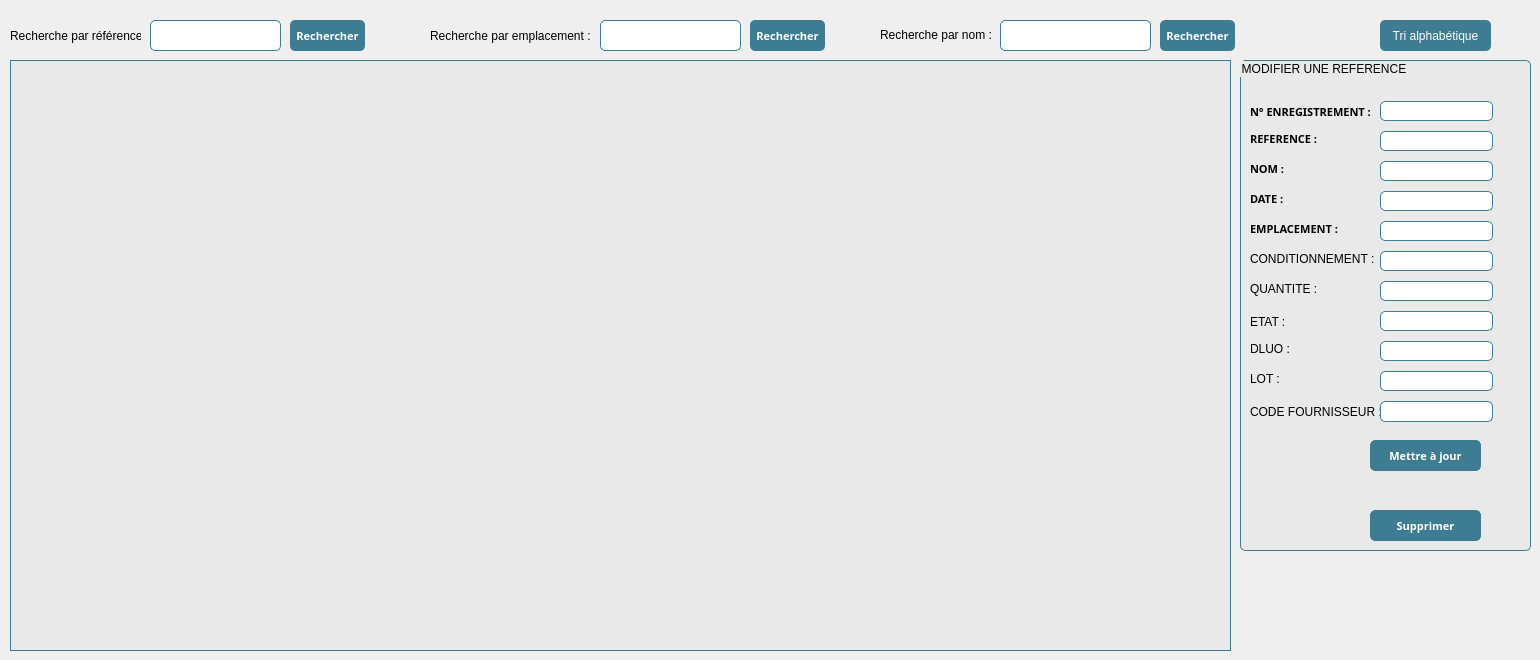
    <widget class="QWidget" name="tab_6">
     <attribute name="title">
      <string>Gestion du stock</string>
     </attribute>
     <widget class="QTableView" name="listDatabase">
      <property name="geometry">
       <rect>
        <x>10</x>
        <y>60</y>
        <width>1221</width>
        <height>591</height>
       </rect>
      </property>
      <property name="maximumSize">
       <size>
        <width>16777215</width>
        <height>16777215</height>
       </size>
      </property>
      <property name="font">
       <font>
        <family>Malgun Gothic</family>
        <pointsize>8</pointsize>
        <weight>75</weight>
        <italic>false</italic>
        <bold>true</bold>
       </font>
      </property>
      <property name="styleSheet">
       <string notr="true">background-color: rgb(233, 233, 233);
border:1px solid rgb(62, 124, 146);
text-align:justify;
</string>
      </property>
     </widget>
     <widget class="QPushButton" name="search_Database">
      <property name="geometry">
       <rect>
        <x>290</x>
        <y>20</y>
        <width>75</width>
        <height>31</height>
       </rect>
      </property>
      <property name="font">
       <font>
        <family>Malgun Gothic</family>
        <pointsize>8</pointsize>
        <weight>75</weight>
        <italic>false</italic>
        <bold>true</bold>
       </font>
      </property>
      <property name="styleSheet">
       <string notr="true">background-color: rgb(62, 124, 146);
color: rgb(255, 255, 255);
border-radius: 5px;</string>
      </property>
      <property name="text">
       <string>Rechercher</string>
      </property>
     </widget>
     <widget class="QLineEdit" name="searchRef">
      <property name="geometry">
       <rect>
        <x>150</x>
        <y>20</y>
        <width>131</width>
        <height>31</height>
       </rect>
      </property>
      <property name="styleSheet">
       <string notr="true">background-color: rgb(255, 255, 255);
border-radius: 5px;
border:1px solid rgb(62, 124, 146);
</string>
      </property>
     </widget>
     <widget class="QLabel" name="label_11">
      <property name="geometry">
       <rect>
        <x>10</x>
        <y>20</y>
        <width>131</width>
        <height>31</height>
       </rect>
      </property>
      <property name="text">
       <string>Recherche par référence :</string>
      </property>
     </widget>
     <widget class="QLabel" name="label_12">
      <property name="geometry">
       <rect>
        <x>430</x>
        <y>20</y>
        <width>161</width>
        <height>31</height>
       </rect>
      </property>
      <property name="text">
       <string>Recherche par emplacement :</string>
      </property>
     </widget>
     <widget class="QLineEdit" name="searchLocation">
      <property name="geometry">
       <rect>
        <x>600</x>
        <y>20</y>
        <width>141</width>
        <height>31</height>
       </rect>
      </property>
      <property name="styleSheet">
       <string notr="true">background-color: rgb(255, 255, 255);
border-radius: 5px;
border:1px solid rgb(62, 124, 146);
</string>
      </property>
     </widget>
     <widget class="QPushButton" name="search_Location">
      <property name="geometry">
       <rect>
        <x>750</x>
        <y>20</y>
        <width>75</width>
        <height>31</height>
       </rect>
      </property>
      <property name="font">
       <font>
        <family>Malgun Gothic</family>
        <pointsize>8</pointsize>
        <weight>75</weight>
        <italic>false</italic>
        <bold>true</bold>
       </font>
      </property>
      <property name="styleSheet">
       <string notr="true">background-color: rgb(62, 124, 146);
color: rgb(255, 255, 255);
border-radius: 5px;
</string>
      </property>
      <property name="text">
       <string>Rechercher</string>
      </property>
     </widget>
     <widget class="QGroupBox" name="groupBox">
      <property name="geometry">
       <rect>
        <x>1240</x>
        <y>60</y>
        <width>291</width>
        <height>491</height>
       </rect>
      </property>
      <property name="styleSheet">
       <string notr="true">background-color: rgb(233, 233, 233);
border:1px solid rgb(62, 124, 146);
border-radius: 5px;

</string>
      </property>
      <property name="title">
       <string>MODIFIER UNE REFERENCE</string>
      </property>
      <widget class="QLabel" name="label_13">
       <property name="geometry">
        <rect>
         <x>10</x>
         <y>71</y>
         <width>101</width>
         <height>16</height>
        </rect>
       </property>
       <property name="font">
        <font>
         <family>Malgun Gothic</family>
         <pointsize>8</pointsize>
         <weight>75</weight>
         <italic>false</italic>
         <bold>true</bold>
        </font>
       </property>
       <property name="styleSheet">
        <string notr="true">border: none;</string>
       </property>
       <property name="text">
        <string>REFERENCE :</string>
       </property>
      </widget>
      <widget class="QLabel" name="label_14">
       <property name="geometry">
        <rect>
         <x>10</x>
         <y>131</y>
         <width>41</width>
         <height>16</height>
        </rect>
       </property>
       <property name="font">
        <font>
         <family>Malgun Gothic</family>
         <pointsize>8</pointsize>
         <weight>75</weight>
         <italic>false</italic>
         <bold>true</bold>
        </font>
       </property>
       <property name="styleSheet">
        <string notr="true">border: none;</string>
       </property>
       <property name="text">
        <string>DATE :</string>
       </property>
      </widget>
      <widget class="QLineEdit" name="date_2">
       <property name="geometry">
        <rect>
         <x>140</x>
         <y>131</y>
         <width>113</width>
         <height>20</height>
        </rect>
       </property>
       <property name="styleSheet">
        <string notr="true">background-color: rgb(255, 255, 255);</string>
       </property>
      </widget>
      <widget class="QLabel" name="label_15">
       <property name="geometry">
        <rect>
         <x>10</x>
         <y>161</y>
         <width>101</width>
         <height>16</height>
        </rect>
       </property>
       <property name="font">
        <font>
         <family>Malgun Gothic</family>
         <pointsize>8</pointsize>
         <weight>75</weight>
         <italic>false</italic>
         <bold>true</bold>
        </font>
       </property>
       <property name="styleSheet">
        <string notr="true">border: none;</string>
       </property>
       <property name="text">
        <string>EMPLACEMENT :</string>
       </property>
      </widget>
      <widget class="QLineEdit" name="emplacement">
       <property name="geometry">
        <rect>
         <x>140</x>
         <y>161</y>
         <width>113</width>
         <height>20</height>
        </rect>
       </property>
       <property name="styleSheet">
        <string notr="true">background-color: rgb(255, 255, 255);</string>
       </property>
      </widget>
      <widget class="QLabel" name="label_16">
       <property name="geometry">
        <rect>
         <x>10</x>
         <y>191</y>
         <width>131</width>
         <height>16</height>
        </rect>
       </property>
       <property name="styleSheet">
        <string notr="true">border: none;</string>
       </property>
       <property name="text">
        <string>CONDITIONNEMENT :</string>
       </property>
      </widget>
      <widget class="QLineEdit" name="packaging_2">
       <property name="geometry">
        <rect>
         <x>140</x>
         <y>191</y>
         <width>113</width>
         <height>20</height>
        </rect>
       </property>
       <property name="styleSheet">
        <string notr="true">background-color: rgb(255, 255, 255);</string>
       </property>
      </widget>
      <widget class="QLabel" name="label_17">
       <property name="geometry">
        <rect>
         <x>10</x>
         <y>221</y>
         <width>71</width>
         <height>16</height>
        </rect>
       </property>
       <property name="styleSheet">
        <string notr="true">border: none;</string>
       </property>
       <property name="text">
        <string>QUANTITE :</string>
       </property>
      </widget>
      <widget class="QLineEdit" name="quantite">
       <property name="geometry">
        <rect>
         <x>140</x>
         <y>221</y>
         <width>113</width>
         <height>20</height>
        </rect>
       </property>
       <property name="styleSheet">
        <string notr="true">background-color: rgb(255, 255, 255);</string>
       </property>
      </widget>
      <widget class="QLabel" name="label_18">
       <property name="geometry">
        <rect>
         <x>10</x>
         <y>251</y>
         <width>47</width>
         <height>21</height>
        </rect>
       </property>
       <property name="styleSheet">
        <string notr="true">border: none;</string>
       </property>
       <property name="text">
        <string>ETAT :</string>
       </property>
      </widget>
      <widget class="QLineEdit" name="etat">
       <property name="geometry">
        <rect>
         <x>140</x>
         <y>251</y>
         <width>113</width>
         <height>20</height>
        </rect>
       </property>
       <property name="styleSheet">
        <string notr="true">background-color: rgb(255, 255, 255);</string>
       </property>
      </widget>
      <widget class="QLabel" name="label_19">
       <property name="geometry">
        <rect>
         <x>10</x>
         <y>281</y>
         <width>47</width>
         <height>16</height>
        </rect>
       </property>
       <property name="styleSheet">
        <string notr="true">border: none;</string>
       </property>
       <property name="text">
        <string>DLUO :</string>
       </property>
      </widget>
      <widget class="QLineEdit" name="dluo_2">
       <property name="geometry">
        <rect>
         <x>140</x>
         <y>281</y>
         <width>113</width>
         <height>20</height>
        </rect>
       </property>
       <property name="styleSheet">
        <string notr="true">background-color: rgb(255, 255, 255);</string>
       </property>
      </widget>
      <widget class="QLabel" name="label_20">
       <property name="geometry">
        <rect>
         <x>10</x>
         <y>311</y>
         <width>47</width>
         <height>16</height>
        </rect>
       </property>
       <property name="styleSheet">
        <string notr="true">border: none;</string>
       </property>
       <property name="text">
        <string>LOT :</string>
       </property>
      </widget>
      <widget class="QLineEdit" name="lot_2">
       <property name="geometry">
        <rect>
         <x>140</x>
         <y>311</y>
         <width>113</width>
         <height>20</height>
        </rect>
       </property>
       <property name="styleSheet">
        <string notr="true">background-color: rgb(255, 255, 255);</string>
       </property>
      </widget>
      <widget class="QLabel" name="label_21">
       <property name="geometry">
        <rect>
         <x>10</x>
         <y>341</y>
         <width>131</width>
         <height>21</height>
        </rect>
       </property>
       <property name="styleSheet">
        <string notr="true">border: none;</string>
       </property>
       <property name="text">
        <string>CODE FOURNISSEUR :</string>
       </property>
      </widget>
      <widget class="QLineEdit" name="codef">
       <property name="geometry">
        <rect>
         <x>140</x>
         <y>341</y>
         <width>113</width>
         <height>21</height>
        </rect>
       </property>
       <property name="styleSheet">
        <string notr="true">background-color: rgb(255, 255, 255);</string>
       </property>
      </widget>
      <widget class="QPushButton" name="update_row">
       <property name="geometry">
        <rect>
         <x>130</x>
         <y>380</y>
         <width>111</width>
         <height>31</height>
        </rect>
       </property>
       <property name="font">
        <font>
         <family>Malgun Gothic</family>
         <pointsize>8</pointsize>
         <weight>75</weight>
         <italic>false</italic>
         <bold>true</bold>
        </font>
       </property>
       <property name="styleSheet">
        <string notr="true">background-color: rgb(62, 124, 146);
color: rgb(255, 255, 255);
border-radius: 5px;</string>
       </property>
       <property name="text">
        <string>Mettre à jour</string>
       </property>
      </widget>
      <widget class="QLineEdit" name="id">
       <property name="geometry">
        <rect>
         <x>140</x>
         <y>41</y>
         <width>113</width>
         <height>20</height>
        </rect>
       </property>
       <property name="styleSheet">
        <string notr="true">background-color: rgb(255, 255, 255);</string>
       </property>
      </widget>
      <widget class="QLineEdit" name="ref">
       <property name="geometry">
        <rect>
         <x>140</x>
         <y>71</y>
         <width>113</width>
         <height>20</height>
        </rect>
       </property>
       <property name="styleSheet">
        <string notr="true">background-color: rgb(255, 255, 255);</string>
       </property>
      </widget>
      <widget class="QLabel" name="label">
       <property name="geometry">
        <rect>
         <x>10</x>
         <y>41</y>
         <width>121</width>
         <height>21</height>
        </rect>
       </property>
       <property name="font">
        <font>
         <family>Malgun Gothic</family>
         <pointsize>8</pointsize>
         <weight>75</weight>
         <italic>false</italic>
         <bold>true</bold>
        </font>
       </property>
       <property name="styleSheet">
        <string notr="true">border: none;</string>
       </property>
       <property name="text">
        <string>N° ENREGISTREMENT :</string>
       </property>
      </widget>
      <widget class="QPushButton" name="deleteProduct">
       <property name="geometry">
        <rect>
         <x>130</x>
         <y>450</y>
         <width>111</width>
         <height>31</height>
        </rect>
       </property>
       <property name="font">
        <font>
         <family>Malgun Gothic</family>
         <pointsize>8</pointsize>
         <weight>75</weight>
         <italic>false</italic>
         <bold>true</bold>
        </font>
       </property>
       <property name="styleSheet">
        <string notr="true">background-color: rgb(62, 124, 146);
color: rgb(255, 255, 255);
border-radius: 5px;</string>
       </property>
       <property name="text">
        <string>Supprimer</string>
       </property>
      </widget>
      <widget class="QLineEdit" name="nomProduit">
       <property name="geometry">
        <rect>
         <x>140</x>
         <y>101</y>
         <width>113</width>
         <height>20</height>
        </rect>
       </property>
       <property name="styleSheet">
        <string notr="true">background-color: rgb(255, 255, 255);</string>
       </property>
      </widget>
      <widget class="QLabel" name="label_23">
       <property name="geometry">
        <rect>
         <x>10</x>
         <y>101</y>
         <width>81</width>
         <height>16</height>
        </rect>
       </property>
       <property name="font">
        <font>
         <family>Malgun Gothic</family>
         <pointsize>8</pointsize>
         <weight>75</weight>
         <italic>false</italic>
         <bold>true</bold>
        </font>
       </property>
       <property name="styleSheet">
        <string notr="true">border: none;</string>
       </property>
       <property name="text">
        <string>NOM :</string>
       </property>
      </widget>
     </widget>
     <widget class="QPushButton" name="searchNameProduct">
      <property name="geometry">
       <rect>
        <x>1160</x>
        <y>20</y>
        <width>75</width>
        <height>31</height>
       </rect>
      </property>
      <property name="font">
       <font>
        <family>Malgun Gothic</family>
        <pointsize>8</pointsize>
        <weight>75</weight>
        <italic>false</italic>
        <bold>true</bold>
       </font>
      </property>
      <property name="styleSheet">
       <string notr="true">background-color: rgb(62, 124, 146);
color: rgb(255, 255, 255);
border-radius: 5px;</string>
      </property>
      <property name="text">
       <string>Rechercher</string>
      </property>
     </widget>
     <widget class="QLabel" name="label_22">
      <property name="geometry">
       <rect>
        <x>880</x>
        <y>19</y>
        <width>111</width>
        <height>31</height>
       </rect>
      </property>
      <property name="text">
       <string>Recherche par nom :</string>
      </property>
     </widget>
     <widget class="QLineEdit" name="searchByName">
      <property name="geometry">
       <rect>
        <x>1000</x>
        <y>20</y>
        <width>151</width>
        <height>31</height>
       </rect>
      </property>
      <property name="styleSheet">
       <string notr="true">background-color: rgb(255, 255, 255);
border:1px solid rgb(62, 124, 146);
border-radius: 5px;</string>
      </property>
     </widget>
     <widget class="QPushButton" name="voirStock">
      <property name="geometry">
       <rect>
        <x>1380</x>
        <y>20</y>
        <width>111</width>
        <height>31</height>
       </rect>
      </property>
      <property name="styleSheet">
       <string notr="true">background-color: rgb(62, 124, 146);
color: rgb(255, 255, 255);
border-radius: 5px;</string>
      </property>
      <property name="text">
       <string>Tri alphabétique</string>
      </property>
     </widget>
    </widget>
